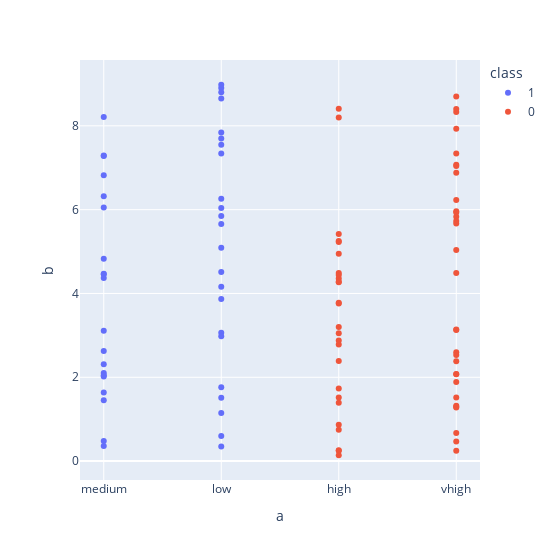

The notebook cell saved with this chart:
### Code cell
fig = px.scatter(df, x='a',
            y='b',
            color='class',
            height=560,
            width=560,
            )
fig.show()

### Figure 1 — Plotly figure (JSON) as saved in the notebook; plotly's stock layout.template omitted (floating-point values rounded to 4 significant figures)
{"data": [{"hovertemplate": "class=1<br>a=%{x}<br>b=%{y}<extra></extra>", "legendgroup": "1", "marker": {"color": "#636efa", "symbol": "circle"}, "mode": "markers", "name": "1", "orientation": "v", "showlegend": true, "type": "scatter", "x": ["medium", "low", "low", "medium", "low", "medium", "low", "medium", "low", "medium", "low", "medium", "low", "low", "low", "medium", "medium", "low", "medium", "low", "low", "low", "low", "low", "low", "medium", "low", "medium", "medium", "low", "low", "medium", "low", "medium", "low", "medium", "low", "low", "medium", "medium", "medium", "medium", "medium"], "xaxis": "x", "y": [6.32, 8.9, 3.06, 2.02, 6.04, 2.31, 7.84, 4.46, 8.65, 4.83, 3.87, 1.45, 7.34, 2.98, 1.76, 4.47, 7.28, 5.66, 0.48, 1.15, 5.85, 6.26, 0.35, 4.16, 7.7, 8.21, 8.8, 3.11, 2.1, 5.09, 1.51, 6.05, 8.98, 1.64, 0.6, 6.82, 7.55, 4.51, 7.29, 2.63, 0.36, 2.05, 4.37], "yaxis": "y"}, {"hovertemplate": "class=0<br>a=%{x}<br>b=%{y}<extra></extra>", "legendgroup": "0", "marker": {"color": "#EF553B", "symbol": "circle"}, "mode": "markers", "name": "0", "orientation": "v", "showlegend": true, "type": "scatter", "x": ["high", "vhigh", "high", "vhigh", "vhigh", "vhigh", "vhigh", "high", "high", "vhigh", "high", "high", "high", "vhigh", "high", "vhigh", "vhigh", "high", "vhigh", "high", "vhigh", "vhigh", "high", "high", "vhigh", "high", "high", "high", "vhigh", "high", "vhigh", "vhigh", "high", "vhigh", "high", "high", "high", "high", "vhigh", "vhigh", "vhigh", "vhigh", "vhigh", "vhigh", "high", "vhigh", "vhigh", "vhigh", "high", "vhigh", "vhigh", "vhigh", "vhigh", "high", "vhigh", "high", "high"], "xaxis": "x", "y": [4.49, 5.83, 3.76, 6.23, 3.13, 5.96, 7.07, 2.78, 8.41, 0.47, 1.39, 5.25, 4.95, 5.04, 3.2, 1.32, 2.6, 0.25, 1.52, 0.26, 5.93, 1.89, 5.23, 1.52, 3.14, 0.87, 0.14, 4.36, 5.73, 3.05, 4.49, 8.33, 4.28, 2.53, 0.75, 8.2, 2.39, 3.78, 1.28, 2.07, 2.08, 7.04, 6.88, 7.34, 4.44, 8.4, 5.67, 0.67, 4.27, 2.38, 7.93, 0.25, 8.7, 5.42, 1.3, 1.73, 2.88], "yaxis": "y"}], "layout": {"height": 560, "legend": {"title": {"text": "class"}, "tracegroupgap": 0}, "margin": {"t": 60}, "width": 560, "xaxis": {"anchor": "y", "domain": [0, 1], "title": {"text": "a"}}, "yaxis": {"anchor": "x", "domain": [0, 1], "title": {"text": "b"}}}}
